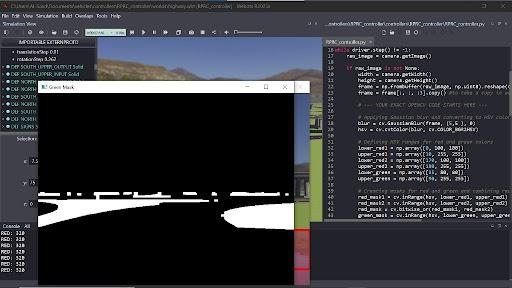
#> input picture system_vision/testing_the_callibration_code (2).jpg, 512 x 288 px, given in place of the camera
$ python calibration.py
#> lines starting #> are read from the running program, lines starting #| are printed output that depends on the picture; after the words box and inside, x2 and y2 are one past the last pixel; in counts of white or black regions, pixels touching at a corner belong together
import cv2 as cv
import numpy as np

def nothing(x):
    pass


cv.namedWindow("Trackbars")
cv.createTrackbar("L - H", "Trackbars", 0, 179, nothing)
cv.createTrackbar("L - S", "Trackbars", 100, 255, nothing)
cv.createTrackbar("L - V", "Trackbars", 100, 255, nothing)
cv.createTrackbar("U - H", "Trackbars", 179, 179, nothing)
cv.createTrackbar("U - S", "Trackbars", 255, 255, nothing)
cv.createTrackbar("U - V", "Trackbars", 255, 255, nothing)
cv.createTrackbar("Min Area", "Trackbars", 1000, 10000, nothing) # لتجربة المساحة

capture = cv.VideoCapture(0)

while True:
    ret, frame = capture.read()
#> frame is the input picture: shape (288, 512, 3); mean B, G, R 59.1, 53.6, 52.5
    if not ret:
        break

    blur = cv.GaussianBlur(frame, (5, 5), 0)
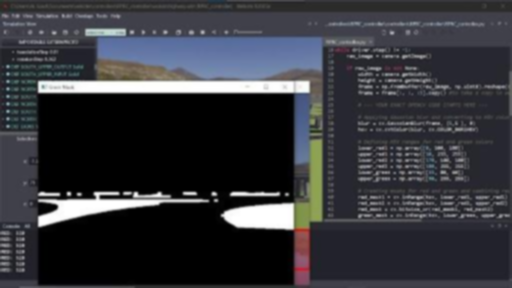
#> blur: shape (288, 512, 3); mean B, G, R 59.1, 53.5, 52.4
    hsv = cv.cvtColor(blur, cv.COLOR_BGR2HSV)
#> hsv: shape (288, 512, 3); mean H, S, V 74.2, 32.3, 60.6


    l_h = cv.getTrackbarPos("L - H", "Trackbars")
    l_s = cv.getTrackbarPos("L - S", "Trackbars")
    l_v = cv.getTrackbarPos("L - V", "Trackbars")
    u_h = cv.getTrackbarPos("U - H", "Trackbars")
    u_s = cv.getTrackbarPos("U - S", "Trackbars")
    u_v = cv.getTrackbarPos("U - V", "Trackbars")
    min_area = cv.getTrackbarPos("Min Area", "Trackbars")

    lower_bound = np.array([l_h, l_s, l_v])
    upper_bound = np.array([u_h, u_s, u_v])


    mask = cv.inRange(hsv, lower_bound, upper_bound)
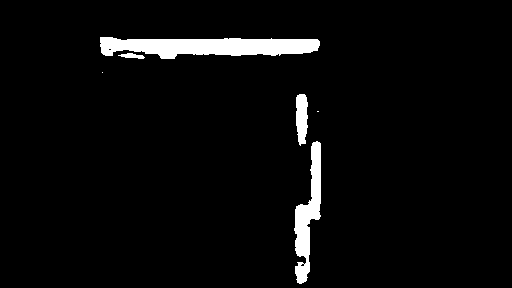
#> mask: shape (288, 512); 3.9% white; 6 white regions (2 under 20 px), largest, box (x1, y1, x2, y2) and area: (100, 37, 320, 59) 3386, (294, 141, 321, 284) 1785, (296, 94, 308, 146) 509, (118, 53, 145, 59) 95

    kernel = np.ones((5, 5), np.uint8)
    mask = cv.morphologyEx(mask, cv.MORPH_OPEN, kernel)
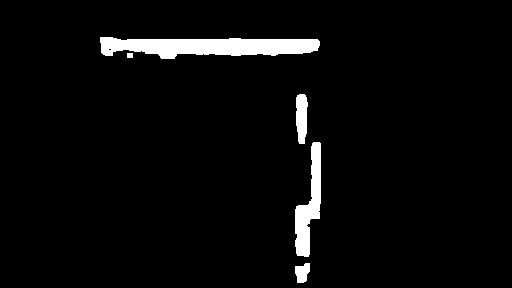
#> mask: shape (288, 512); 3.8% white; 5 white regions, box (x1, y1, x2, y2) and area: (100, 37, 320, 59) 3373, (295, 142, 321, 257) 1496, (296, 94, 308, 144) 494, (295, 263, 310, 283) 222, (127, 53, 133, 58) 30
    mask = cv.morphologyEx(mask, cv.MORPH_CLOSE, kernel)
#> mask: shape (288, 512); 3.8% white; 4 white regions

    contours, _ = cv.findContours(mask, cv.RETR_EXTERNAL, cv.CHAIN_APPROX_SIMPLE)
#> contours = 4 contours; box (x1, y1, x2, y2) and area: (100, 37, 320, 59) 3186, (295, 142, 321, 257) 1382, (296, 94, 308, 144) 442, (295, 263, 310, 283) 192
    for cnt in contours:
        area = cv.contourArea(cnt)
        if area > min_area:
            x, y, w, h = cv.boundingRect(cnt)
            cv.rectangle(frame, (x, y), (x + w, h + y), (0, 255, 0), 2)
#> this loop made 4 passes
#> (area, x, y, w, h) on passes 2, 4: (1381.5, 295, 142, 26, 115), (3186.5, 100, 37, 220, 22)
#> area on passes 1, 3: 192.5, 441.5
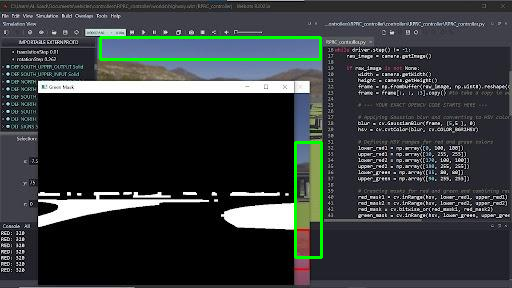
#> frame: shape (288, 512, 3); 1.55% of pixels changed, all inside (x1, y1, x2, y2) = (99, 36, 323, 259)

    cv.imshow("Frame", frame)
    cv.imshow("Mask", mask)

    if cv.waitKey(1) & 0xFF == ord('q'):
#> (key q is pressed here)
        print(f"the best color:")
        print(f"Lower: [{l_h}, {l_s}, {l_v}]")
        print(f"Upper: [{u_h}, {u_s}, {u_v}]")
        print(f"Min Area: {min_area}")
        break

capture.release()
cv.destroyAllWindows()

$ run again, on system_vision/testing_the_callibration_code.jpg
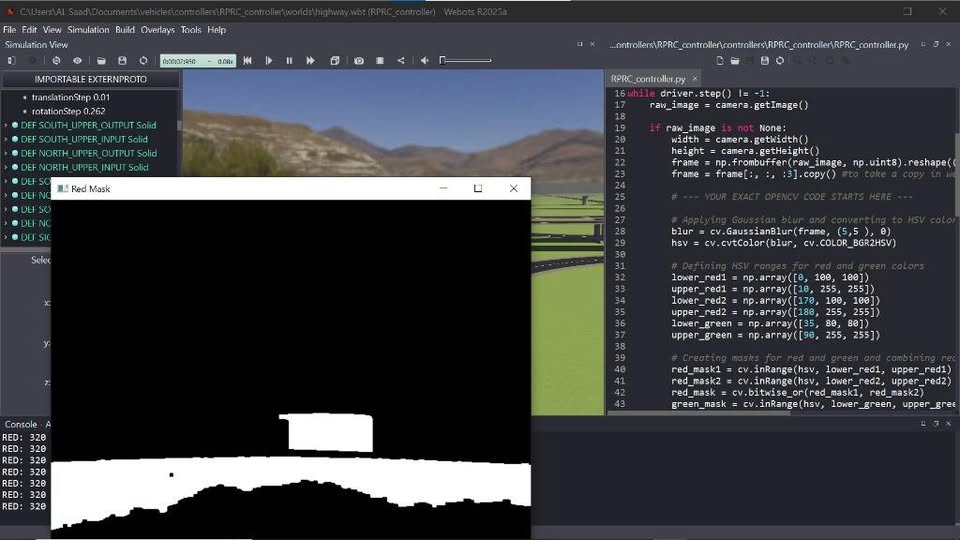
#> input picture system_vision/testing_the_callibration_code.jpg, 960 x 540 px, given in place of the camera
#> frame is the input picture: shape (540, 960, 3); mean B, G, R 64.9, 61.1, 59.4
#> hsv: shape (540, 960, 3); mean H, S, V 70.1, 32.4, 67.7
#> `mask = cv.morphologyEx(mask, cv.MORPH_OPEN, kernel)`:
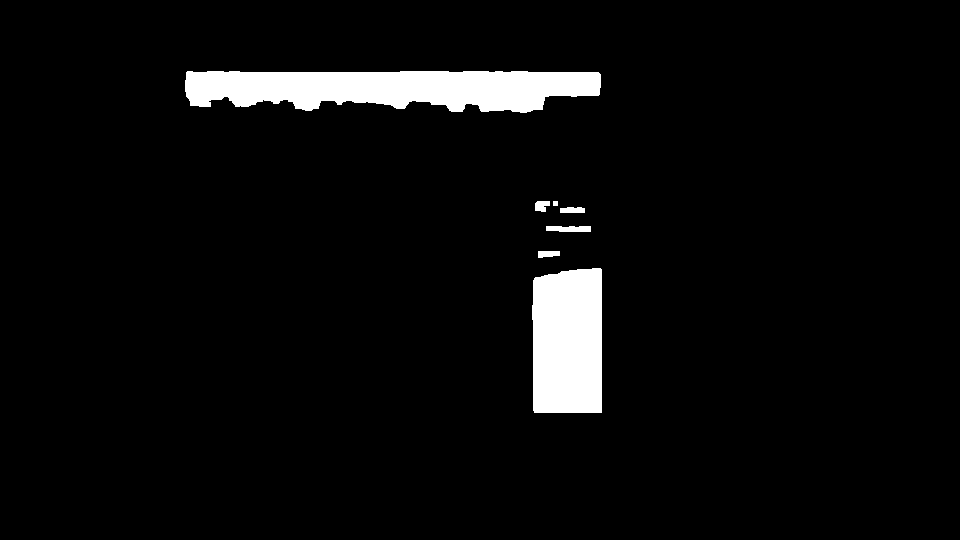
#> mask: shape (540, 960); 4.6% white; 7 white regions, largest, box (x1, y1, x2, y2) and area: (185, 71, 601, 113) 13569, (532, 268, 602, 413) 9760, (546, 226, 591, 232) 246
#> contours = 6 contours; box (x1, y1, x2, y2) and area: (185, 71, 601, 113) 13120, (532, 268, 602, 413) 9554, (546, 226, 591, 232) 200, (535, 201, 558, 212) 141, (560, 207, 585, 213) 111, (538, 251, 560, 258) 103
#> the loop `for cnt in contours:` made 6 passes
#> (area, x, y, w, h) on passes 1, 6: (9553.5, 532, 268, 70, 145), (13120.5, 185, 71, 416, 42)
#> after the loop `for cnt in contours:`:
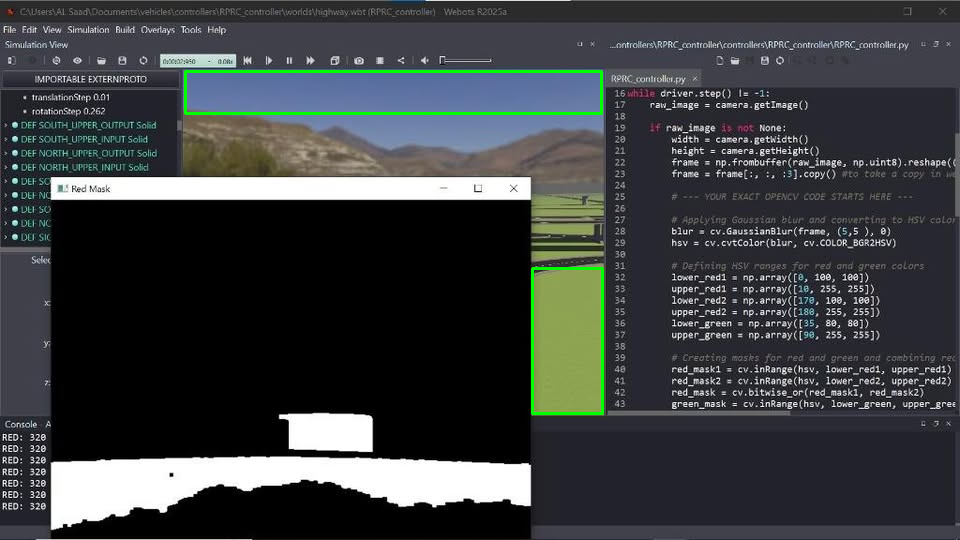
#> frame: shape (540, 960, 3); 0.78% of pixels changed, all inside (x1, y1, x2, y2) = (184, 70, 604, 415)

$ run again, on system_vision/testing_the_detection_code.jpg
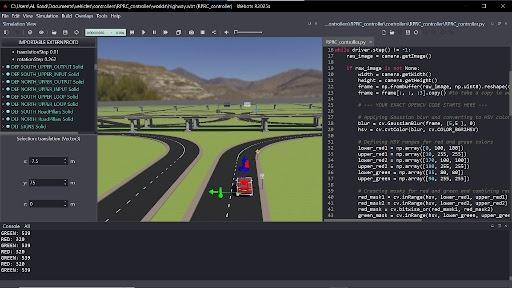
#> input picture system_vision/testing_the_detection_code.jpg, 512 x 288 px, given in place of the camera
#> frame is the input picture: shape (288, 512, 3); mean B, G, R 69, 68.6, 65.9
#> hsv: shape (288, 512, 3); mean H, S, V 100, 52, 77.3
#> `mask = cv.morphologyEx(mask, cv.MORPH_OPEN, kernel)`:
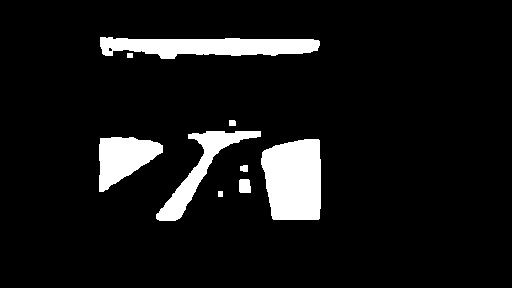
#> mask: shape (288, 512); 8.3% white; 9 white regions, largest, box (x1, y1, x2, y2) and area: (261, 139, 321, 220) 4221, (100, 37, 320, 59) 3375, (156, 131, 261, 221) 2179
#> contours = 8 contours; box (x1, y1, x2, y2) and area: (261, 139, 321, 220) 4096, (100, 37, 320, 59) 3199, (99, 137, 163, 192) 2084, (156, 131, 261, 221) 2026, (239, 179, 251, 193) 135, (240, 165, 248, 172) 37, (229, 120, 236, 126) 30, (218, 191, 223, 197) 20
#> the loop `for cnt in contours:` made 8 passes
#> (area, x, y, w, h) on passes 4, 5, 6, 8: (4096, 261, 139, 60, 81), (2083.5, 99, 137, 64, 55), (2026.5, 156, 131, 105, 90), (3199, 100, 37, 220, 22)
#> after the loop `for cnt in contours:`:
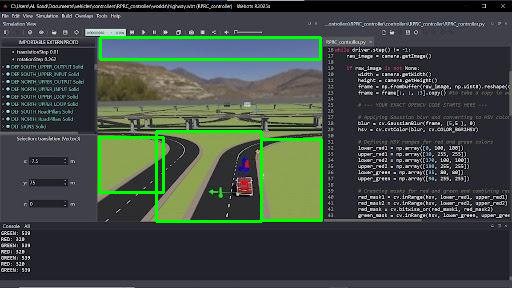
#> frame: shape (288, 512, 3); 2.64% of pixels changed, all inside (x1, y1, x2, y2) = (98, 36, 323, 223)

$ run again, on system_vision/testing_the_detection_code2.jpg
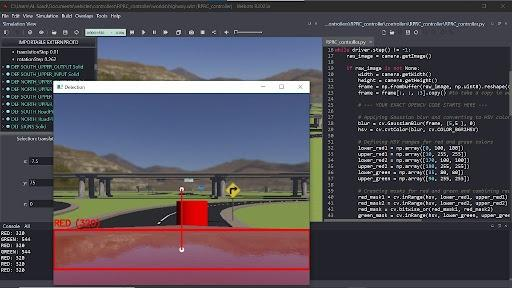
#> input picture system_vision/testing_the_detection_code2.jpg, 512 x 288 px, given in place of the camera
#> frame is the input picture: shape (288, 512, 3); mean B, G, R 85, 75.9, 80.8
#> hsv: shape (288, 512, 3); mean H, S, V 103.5, 61.8, 96.2
#> `mask = cv.morphologyEx(mask, cv.MORPH_CLOSE, kernel)`:
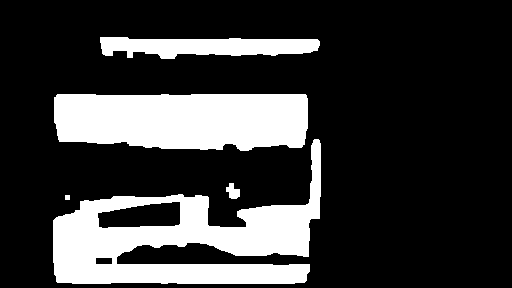
#> mask: shape (288, 512); 22.6% white; 5 white regions
#> contours = 5 contours, 1 with area under 20; largest, box (x1, y1, x2, y2) and area: (53, 139, 321, 284) 17672, (54, 94, 308, 151) 12781, (100, 37, 320, 59) 3212, (226, 183, 240, 199) 122
#> the loop `for cnt in contours:` made 5 passes
#> (area, x, y, w, h) on passes 3 to 5: (17671.5, 53, 139, 268, 145), (12781, 54, 94, 254, 57), (3212, 100, 37, 220, 22)
#> after the loop `for cnt in contours:`:
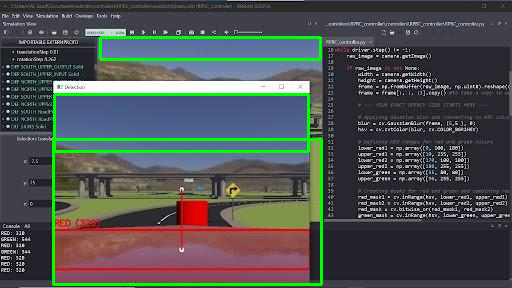
#> frame: shape (288, 512, 3); 3.89% of pixels changed, all inside (x1, y1, x2, y2) = (52, 36, 323, 286)
